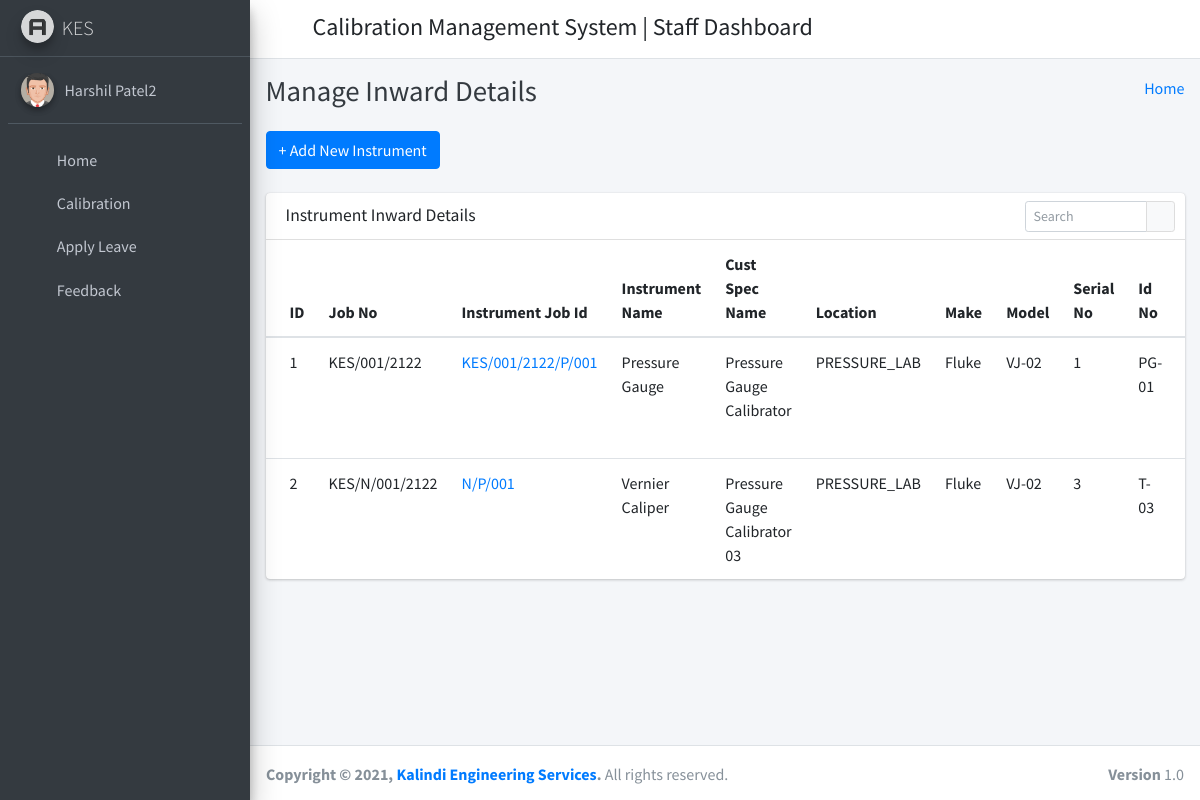
The app's page /inst_list (signed in) with its own data.
### calibration_management_app/models.py (models this page shows, shortened)
class CustomUser(AbstractUser):
    user_type_data = ((1, "HOD"), (2, "Staff"), (3, "Student"))
    user_type = models.CharField(default=1, choices=user_type_data, max_length=10)

class InstrumentInfo(models.Model):
    id = models.AutoField(primary_key=True)
    job_number = models.ForeignKey('AddNewJob', on_delete=models.CASCADE)
    inst_job_id = models.CharField(max_length=200,null=True)
    inst_name = models.ForeignKey('UUC', on_delete=models.CASCADE, related_name='inst_name')
    cust_spec_name = models.CharField(max_length=200, null=True)
    Location_Choices = (
    ("DIMENSION_LAB", 'Dimension Lab'),
    ("PRESSURE_LAB", 'Pressure Lab'),
    ("THERMAL_LAB", 'Thermal Lab'),
    ("ELECTRICAL_LAB", 'Electrical Lab'),
    ("ONSITE", 'On Site')
    )
    location = models.CharField(max_length=50, choices=Location_Choices, default="DIMENSION_LAB")
    make = models.ForeignKey('Make', on_delete=models.CASCADE)
    model = models.ForeignKey('Model', on_delete=models.CASCADE)
    sr_no = models.CharField(max_length=200)
    id_no = models.CharField(max_length=200)
    least_count = models.FloatField(max_length=200,default="")
    accuracy = models.FloatField()
    low_range = models.FloatField()
    high_range = models.FloatField()
    unit = models.CharField(max_length=100)
    inst_location = models.CharField(max_length=200)
    Condition_Choices = (
    ("OK", 'OK'),
    ("NOT_GOOD", 'NOT GOOD')
    )
    condition = models.CharField(max_length=50, choices=Condition_Choices, default="OK")
    nabl = models.BooleanField()
    Frequency_Choices = (
    ("3_MONTHS", '3 Months'),
    ("6_MONTHS", '6 Months'),
    ("1_YEAR", '1 Year'),
    ("2_YEAR", '2 Year'),
    ("3_YEAR", '3 Year')
    )
    cal_frequency = models.CharField(max_length=50, choices=Frequency_Choices, default="1_YEAR")
    sp_req = models.CharField(max_length=200)
    created_at = models.DateTimeField(auto_now_add=True)
    updated_at = models.DateTimeField(auto_now=True)
    objects = models.Manager()

class AddNewJob(models.Model):
    id = models.AutoField(primary_key=True)
    Job_Choices = (
    ("LAB NABL", 'LAB NABL'),
    ("LAB TRAC", 'LAB TRAC'),
    ("ONSITE NABL", 'ONSITE NABL'),
    ("ONSITE TRAC", 'ONSITE TRAC')
    )
    job_choices = models.CharField(max_length=50, choices=Job_Choices, default="LAB NABL")
    job_number = models.CharField(max_length=50, blank=False)
    party = models.ForeignKey(Party, on_delete=models.CASCADE)
    party_address = models.CharField(max_length=200, blank=False)
    party_email = models.CharField(max_length=200)
    party_contact = models.CharField(max_length=15)
    party_gatepass = models.CharField(max_length=200)
    party_instrument = models.IntegerField()
    inward_date = models.DateTimeField()
    created_at = models.DateTimeField(auto_now_add=True)
    updated_at = models.DateTimeField(auto_now=True)
    objects = models.Manager()
    def __str__(self):
        return str(self.job_number)

class UUC(models.Model):
    uuc_name = models.CharField(max_length=200)
    workinstruction = models.CharField(max_length=200)
    Is_Standard = models.CharField(max_length=200)
    uncertainity = models.FloatField(blank=True, null=True)
    created_at = models.DateTimeField(auto_now_add=True)
    updated_at = models.DateTimeField(auto_now=True)
    objects = models.Manager()
    def __str__(self):
        return str(self.uuc_name)

class Make(models.Model):
    id = models.AutoField(primary_key=True)
    name = models.CharField(max_length=200)
    created_at = models.DateTimeField(auto_now_add=True)
    updated_at = models.DateTimeField(auto_now=True)
    objects = models.Manager()
    def __str__(self):
        return str(self.name)

class Model(models.Model):
    id = models.AutoField(primary_key=True)
    name = models.CharField(max_length=200)
    created_at = models.DateTimeField(auto_now_add=True)
    updated_at = models.DateTimeField(auto_now=True)
    objects = models.Manager()
    def __str__(self):
        return str(self.name)

### calibration_management_app/StaffViews.py (the view)
# urls.py: path('inst_list', StaffViews.InstrumentList.as_view(), name='inst_list' ),
class InstrumentList(ListView):
    context_object_name = 'inst_list'
    model = InstrumentInfo
    template_name = 'staff_template/instrument/instrument_list.html'

### calibration_management_app/templates/staff_template/instrument/instrument_list.html (shortened to what this page needs)
{% extends 'staff_template/base_template.html' %}
{% block page_title %}
    Manage Inward Details
{% endblock page_title %}
{% block main_content %}
{% load static %}
<section class="content">
        <div class="container-fluid">
            <a class="btn btn-primary" href="{% url 'create_inst' %}" role="button">+ Add New Instrument</a> <br/>&nbsp;
            <div class="row">
                <div class="col-md-12">
                    <div class="card">
                        <div class="card-header">
                            <h3 class="card-title">Instrument Inward Details</h3>
                            <div class="card-tools">
                            <div class="input-group input-group-sm" style="width: 150px;">
                                <input type="text" name="table_search" class="form-control float-right" placeholder="Search">
                                <div class="input-group-append">
                                <button type="submit" class="btn btn-default"><i class="fas fa-search"></i></button>
                                </div>
                            </div>
                            </div>
                        </div>
                        <div class="card-body table-responsive p-0">
                            <table class="table table-hover">
                            <thead>
                                <tr>
                                <th>ID</th>
                                <th>Job No</th>
                                <th>Instrument Job Id</th>
                                <th>Instrument Name</th>
                                <th>Cust Spec Name</th>
                                <th>Location</th>
                                <th>Make</th>
                                <th>Model</th>
                                <th>Serial No</th>
                                <th>Id No</th>
                                <th>Least Count</th>
                                </tr>
                            </thead>
                            <tbody>
                                {% for i in inst_list %}
                                <tr>
                                <td>{{ i.id }}</td>
                                <td>{{ i.job_number }}</td>
                                <td><a href="{% url 'certinfo_create' %}">{{ i.inst_job_id }}</a></td>
                                <td>{{ i.inst_name }}</td>
                                <td>{{ i.cust_spec_name }}</td>
                                <td>{{ i.location }}</td>
                                <td>{{ i.make }}</td>
                                <td>{{ i.model }}</td>
                                <td>{{ i.sr_no }}</td>
                                <td>{{ i.id_no }}</td>
                                <td>{{ i.least_count }}</td>
                                </tr>
                                {% endfor %}
                            </tbody>
                            </table>
                        </div>
                        </div>
                </div>
            </div>
        </div>
      </section>
  {% endblock main_content %}

### calibration_management_app/templates/staff_template/sidebar_template.html (shortened to what this page needs)
{% load static %}
<aside class="main-sidebar sidebar-dark-primary elevation-4">
      <a href="{% url 'staff_home' %}" class="brand-link">
        <img src="{% static 'dist/img/AdminLTELogo.png' %}" alt="AdminLTE Logo" class="brand-image img-circle elevation-3"
            style="opacity: .8">
        <span class="brand-text font-weight-light">KES</span>
      </a>
      <div class="sidebar">
        <div class="user-panel mt-3 pb-3 mb-3 d-flex">
          <div class="image">
            <img src="{% static 'dist/img/user2-160x160.jpg' %}" class="img-circle elevation-2" alt="User Image">
          </div>
          <div class="info">
            <a href="{% url 'staff_profile' %}" class="d-block">{{ user.first_name }} {{ user.last_name }}</a>
          </div>
        </div>
        <nav class="mt-2">
          <ul class="nav nav-pills nav-sidebar flex-column" data-widget="treeview" role="menu" data-accordion="false">
            <li class="nav-item">
              {% url 'staff_home' as staff_home %}
              <a href="{{ staff_home }}" class="nav-link {% if request.path == staff_home %} active {% endif %}">
                <i class="nav-icon fas fa-tachometer-alt"></i>
                <p>
                  Home
                </p>
              </a>
            </li>
            <li class="nav-item">
              {% url 'calibration_dashboard' as calibration_dashboard %}
              <a href="{{ calibration_dashboard }}" class="nav-link {% if request.path == calibration_dashboard %} active {% endif %}">
                <i class="nav-icon fas fa-tachometer-alt"></i>
                <p>
                  Calibration
                </p>
              </a>
            </li>
            <li class="nav-item">
              {% url 'staff_apply_leave' as staff_apply_leave %}
              <a href="{{ staff_apply_leave }}" class="nav-link {% if request.path == staff_apply_leave %} active {% endif %}">
                <i class="nav-icon fas fa-envelope-open-text"></i>
                <p>
                  Apply Leave
                </p>
              </a>
            </li>
            <li class="nav-item">
              {% url 'staff_feedback' as staff_feedback %}
              <a href="{{ staff_feedback }}" class="nav-link {% if request.path == staff_feedback %} active {% endif %}">
                <i class="nav-icon fas fa-comments"></i>
                <p>
                  Feedback
                </p>
              </a>
            </li>
          </ul>
        </nav>
      </div>
    </aside>

### records on screen
CustomUser: first_name "Harshil", last_name "Patel2"
InstrumentInfo: id "1", job_number "KES/001/2122", inst_job_id "KES/001/2122/P/001", inst_name "Pressure Gauge", cust_spec_name "Pressure Gauge Calibrator", location "PRESSURE_LAB", make "Fluke", model "VJ-02", sr_no "1", id_no "PG-01"
InstrumentInfo: id "2", job_number "KES/N/001/2122", inst_job_id "N/P/001", inst_name "Vernier Caliper", cust_spec_name "Pressure Gauge Calibrator 03", location "PRESSURE_LAB", make "Fluke", model "VJ-02", sr_no "3", id_no "T-03"
